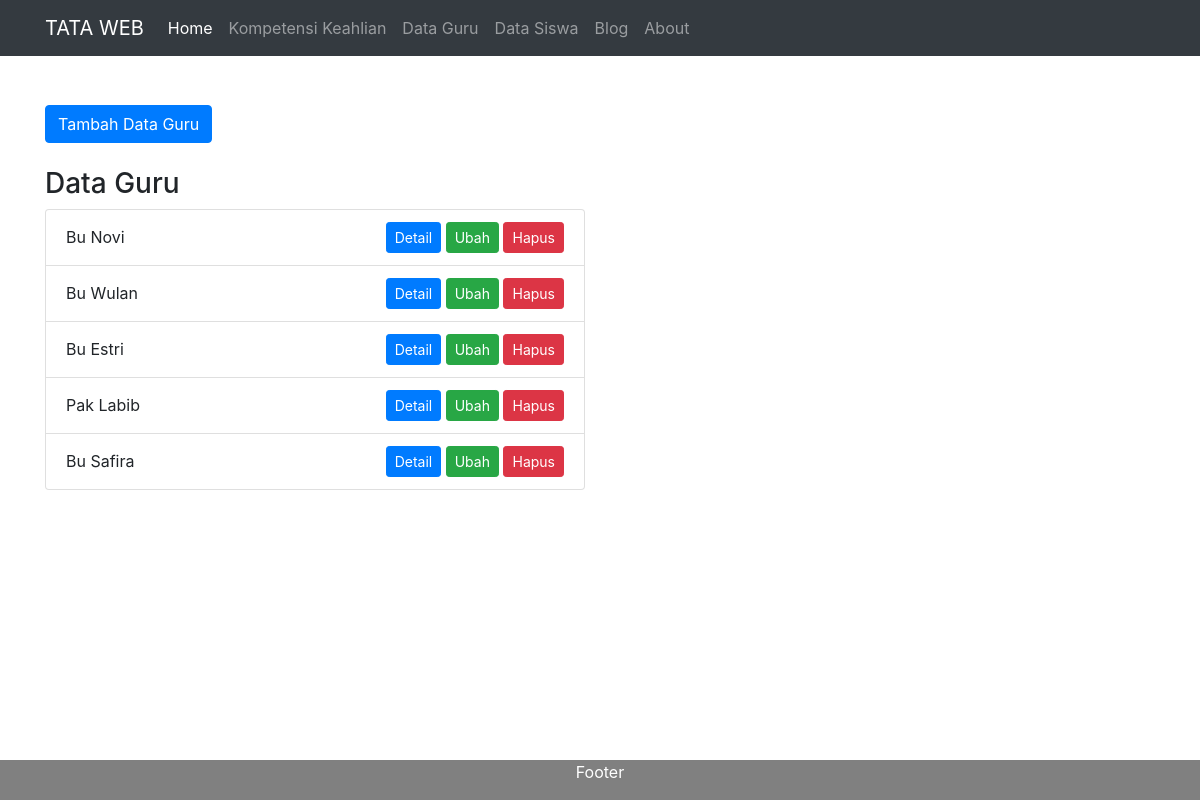
Page /public/guru/index on the committed database.
### tables this page shows
CREATE TABLE `data_guru` (
  `id` int(11) NOT NULL,
  `nama` varchar(225) NOT NULL,
  `jenis_kelamin` varchar(225) NOT NULL,
  `alamat` varchar(225) NOT NULL
);

### app/core/Controller.php (called while the page is built, shortened)
<?php
class Controller {
    public function view($view, $data = []) {
        require_once "../app/view/" . $view . '.php';
    }
    public function model($model) {
        return new $model;
    }
}

### app/controller/Guru.php (called while the page is built, shortened)
<?php
class Guru extends Controller{
    public function index()
    {
        $data['judul'] = "Guru";
        $data['guru'] = $this->model("Guru_model")->getAllBlog();
        $this->view('guru/index', $data);
    }
}

### app/core/App.php (called while the page is built, shortened)
<?php
class app {
    protected $method = "index";
    protected $params = [];
    public function __construct()
    {
        $url = $this->parseURL();
        if (file_exists('../app/controller/'. $url [0].'.php')) {
            unset($url[0]);
        }
            $this->controller = new
            $this->controller;
        if(isset($url[1]))
        {
            if(method_exists($this->controller,$url[1])) {
                $this->method= $url[1];
            }
        }
        call_user_func_array(
            [$this->controller, $this->method],
            $this->params
        );
    }
    public function parseURL()
    {
        if(isset($_GET['url'])) {
            $url = rtrim($_GET['url'], "/");
            $url = filter_var($url, FILTER_SANITIZE_URL);
            $url = explode('/', $url);
            return $url;
        }
    }
}

### public/index.php (called while the page is built, shortened)
<?php
$app = new App;

### app/core/Database.php (called while the page is built, shortened)
<?php
class Database{
 private $host = DB_HOST;
 private $user = DB_USER;
 private $pass = DB_PASS;
 private $db_name = DB_NAME;
 private $dbh;
 private $stmt;
 public function __construct()
 {
 $dsn = "mysql:host=" . $this->host . ";dbname=" . $this->db_name;
 $option = [
 PDO::ATTR_PERSISTENT => true,
 PDO::ATTR_ERRMODE => PDO::ERRMODE_EXCEPTION
 ];
 try {
 $this->dbh = new PDO($dsn, $this->user, $this->pass, $option);
 } catch (PDOException $e) {
 die($e->getMessage());
 }
 }
 public function query($query)
 {
 $this->stmt = $this->dbh->prepare($query);
 }
 public function execute()
 {
    $this->stmt->execute();
 }
 public function resultAll()
 {
 $this->execute();
 return $this->stmt->fetchAll(PDO::FETCH_ASSOC);
 }
}

### app/model/Guru_model.php (called while the page is built, shortened)
<?php
class Guru_model {
    private $table = 'data_guru';
    private $db;
    public function __construct() {
        $this->db = new Database;
    }
    public function getAllBlog() {
        $this->db->query("SELECT * FROM " . $this->table);
        return $this->db->resultAll();
    }
}

### app/view/guru/index.php (the view, shortened to what this page needs)
<body>
    <div class="container mt-5">
        <div class="row">
            <div class="col-lg-3">
            </div>
        </div>
        <div class="row">
            <div class="col-6">
                <button type="button" class="btn btn-primary" data-toggle="modal" data-target="#formModal">
                    Tambah Data Guru
                </button>
                <h3 class="mt-4">Data Guru</h3>
                <ul class="list-group">
                <?php foreach ($data['guru'] as $guru) : ?>
                        <li class="list-group-item list-group-item d-flex justify-content-between align-items-center">
                        <?= $guru['nama']; ?>
                        <div class="fload-end">
                                <a href="<?= BASE_URL; ?>/guru/detail/<?= $guru['id']; ?>" class="btn btn-primary btn-sm">Detail</a>
                                <button type="button" onclick="ubah_data(this)" data-id='ubah_<?= $guru['id']; ?>' class="btn btn-success btn-sm">Ubah</button>
                                <a href="<?= BASE_URL; ?>/guru/hapus/<?= $guru['id']; ?>" class="btn btn-danger btn-sm">Hapus</a>
                            </div>
                        </li>
                <?php endforeach; ?>
                </ul>
            </div>
        </div>
    </div>

### rows in the picture
data_guru: nama "Bu Novi"
data_guru: nama "Bu Wulan"
data_guru: nama "Bu Estri"
data_guru: nama "Pak Labib"
data_guru: nama "Bu Safira"
